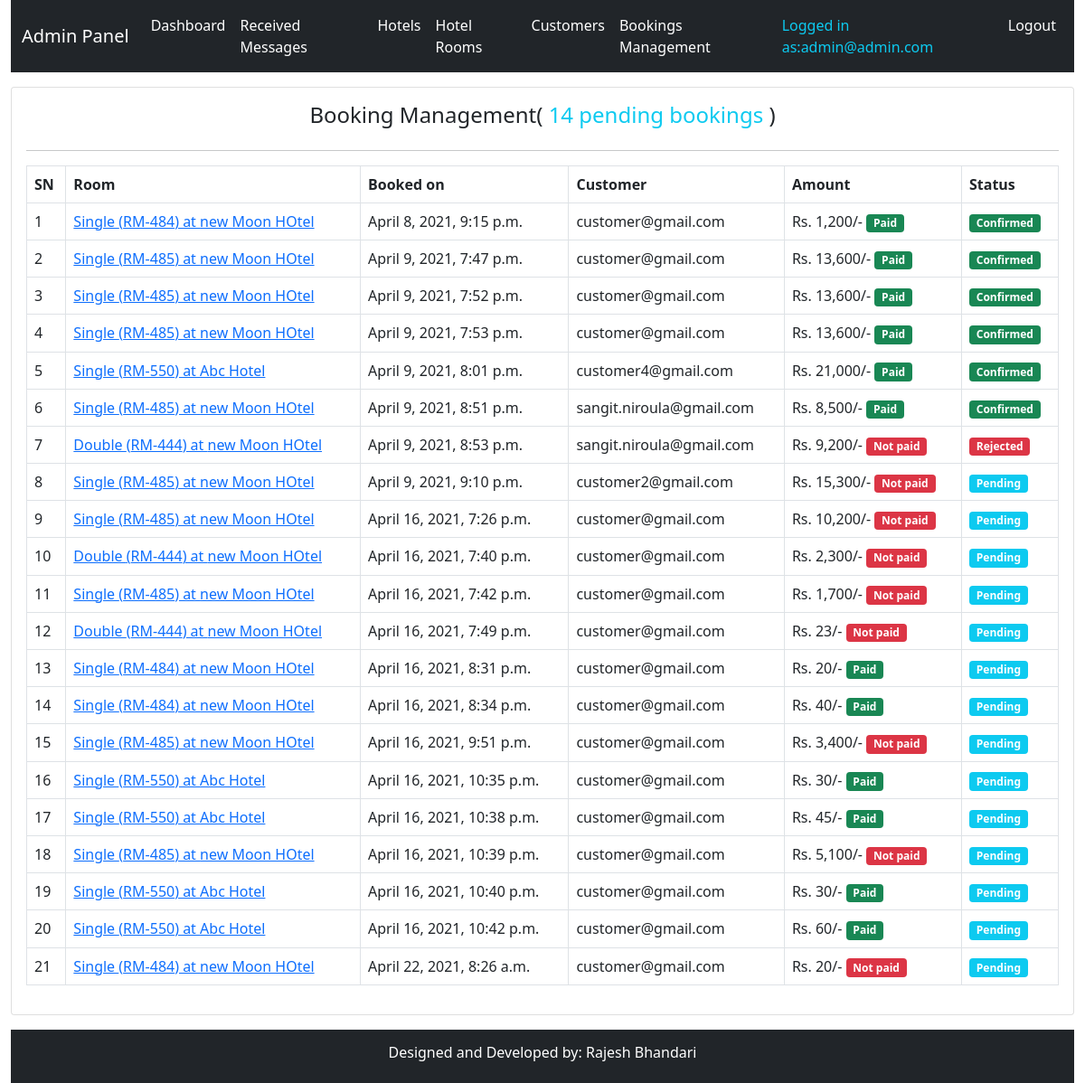
Before: /system-admin/room-booking/ (signed in) with the older database file.
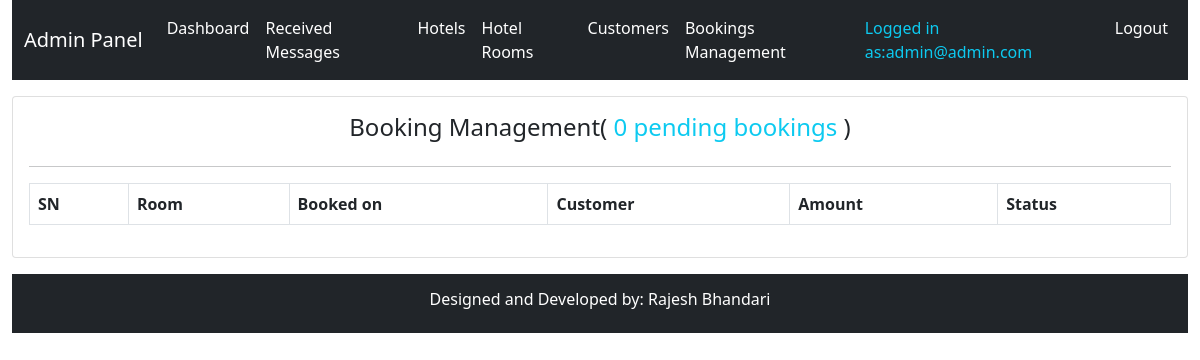
After: the same page with the newer database file.
### hbsapp/models.py (models this page shows, shortened)
class TimeStamp(models.Model):
    created_at = models.DateTimeField(auto_now_add=True)
    updated_at = models.DateTimeField(auto_now=True)
    class Meta:
        abstract = True

class RoomBooking(TimeStamp):
    hotel_room = models.ForeignKey(HotelRoom, on_delete=models.RESTRICT)
    customer = models.ForeignKey(Customer, on_delete=models.RESTRICT)
    total_persons = models.PositiveIntegerField(default=1, choices=CAPACITY)
    booking_starts = models.DateField()
    booking_ends = models.DateField()
    message = models.TextField(null=True, blank=True)
    booking_status = models.CharField(max_length=50, choices=BOOKING_STATUS)
    status_remarks = models.CharField(max_length=500, null=True, blank=True)
    customer_checked_in = models.BooleanField(default=False)
    checkin_time = models.DateTimeField(null=True, blank=True)
    checkout_time = models.DateTimeField(null=True, blank=True)
    rating = models.PositiveIntegerField(choices=RATING, null=True, blank=True)
    amount = models.PositiveIntegerField()
    payment_method = models.ForeignKey(PaymentMethod, on_delete=models.RESTRICT)
    payment_status = models.BooleanField(default=False)
    paid_date = models.DateTimeField(null=True, blank=True)

class HotelRoom(TimeStamp):
    hotel = models.ForeignKey(Hotel, on_delete=models.RESTRICT)
    room_type = models.CharField(max_length=50, choices=ROOM_TYPE)
    room_code = models.CharField(max_length=50)
    image = models.ImageField(upload_to="rooms")
    description = models.TextField()
    marked_price = models.PositiveIntegerField(null=True, blank=True)
    price = models.PositiveIntegerField()
    view_count = models.BigIntegerField(default=0)
    maximum_capacity = models.PositiveIntegerField(default=2, choices=CAPACITY)

class Hotel(TimeStamp):
    name = models.CharField(max_length=200)
    image = models.ImageField(upload_to="hotels", null=True, blank=True)
    address = models.CharField(max_length=200)
    contact = models.CharField(max_length=200)
    email = models.EmailField(unique=True)

class Customer(TimeStamp):
    user = models.OneToOneField(User, on_delete=models.CASCADE)
    mobile = models.CharField(max_length=20)
    address = models.CharField(max_length=20, null=True, blank=True)
    profile_image = models.ImageField(upload_to="customers", null=True, blank=True)
    def __str__(self):
        return self.user.username

### hbsapp/views.py (the view)
class AdminBookingListView(AdminRequiredMixin, View):
    def get(self, request, *args, **kwargs):
        context = self.context
        allbookings = RoomBooking.objects.all()
        context["pending_bookings"] = allbookings.filter(
            booking_status="Pending").count()
        context["allbookings"] = allbookings
        return render(request, "admintemplates/adminbookinglist.html", context)

### hbsapp/views.py (called while the page is built)
    def dispatch(self, request, *args, **kwargs):
        try:
            self.admin = request.user.admin
            self.context = {
                "admin": self.admin
            }
        except Exception as e:
            print(e)
            return redirect(reverse("hbsapp:adminlogin") + "?next=" + request.path)
        return super(AdminRequiredMixin, self).dispatch(request, *args, **kwargs)

### templates/admintemplates/adminbookinglist.html (shortened to what this page needs)
{% extends 'admintemplates/adminbase.html' %}
{% load humanize %}
{% block css %}
<link rel="stylesheet" href="//cdn.datatables.net/1.10.24/css/jquery.dataTables.min.css">
{% endblock %}
{% block content %}
<div class="row mt-3">
    <div class="col-md-12">
        <div class="card p-3">
            <div class="row">
                <div class="col-md-12">
                    <h4 class="text-center">Booking Management(<span class="text-info"> {{pending_bookings}} pending bookings</span> )</h4>
                </div>
            </div>
            <hr>
            <div class="row">
                <div class="col-md-12">
                    <table class="table table-bordered">
                        <thead>
                            <tr>
                                <th>SN</th>
                                <th>Room</th>
                                <th>Booked on</th>
                                <th>Customer</th>
                                <th>Amount</th>
                                <th>Status</th>
                            </tr>
                        </thead>
                        <tbody>
                            {% for booking in allbookings %}
                            <tr>
                                <td>{{forloop.counter}}</td>
                                <td><a href="{% url 'hbsapp:adminbookingdetail' booking.id %}">{{booking.hotel_room.room_type}}
                                        ({{booking.hotel_room.room_code}}) at {{booking.hotel_room.hotel.name}} </a>
                                </td>
                                <td>{{booking.created_at}} </td>
                                <td>{{booking.customer}} </td>
                                <td>Rs. {{booking.amount|intcomma}}/- {% if booking.payment_status %}<span
                                        class="badge bg-success">Paid</span>{% else %}<span class="badge bg-danger">Not
                                        paid{% endif %}</span></td>
                                <td><span
                                        class="badge bg-{% if booking.booking_status == 'Rejected' %}danger{% elif booking.booking_status == 'Pending' %}info{% else %}success{% endif %}">{{booking.booking_status}}</span>
                                </td>
                            </tr>
                            {% endfor %}
                        </tbody>
                    </table>
                </div>
            </div>
        </div>
    </div>
</div>
{% endblock %}

Changed rows visible on the page:
removed RoomBooking: hotel_room.room_type "Single", hotel_room.room_code "RM-484", hotel_room.hotel.name "new Moon HOtel", created_at "April 8, 2021, 9:15 p.m.", customer "customer@gmail.com", amount "1,200", payment_status "Paid", booking_status "Confirmed"
removed RoomBooking: hotel_room.room_type "Single", hotel_room.room_code "RM-485", hotel_room.hotel.name "new Moon HOtel", created_at "April 9, 2021, 7:47 p.m.", customer "customer@gmail.com", amount "13,600", payment_status "Paid", booking_status "Confirmed"
removed RoomBooking: hotel_room.room_type "Single", hotel_room.room_code "RM-485", hotel_room.hotel.name "new Moon HOtel", created_at "April 9, 2021, 7:52 p.m.", customer "customer@gmail.com", amount "13,600", payment_status "Paid", booking_status "Confirmed"
removed RoomBooking: hotel_room.room_type "Single", hotel_room.room_code "RM-485", hotel_room.hotel.name "new Moon HOtel", created_at "April 9, 2021, 7:53 p.m.", customer "customer@gmail.com", amount "13,600", payment_status "Paid", booking_status "Confirmed"
removed RoomBooking: hotel_room.room_type "Single", hotel_room.room_code "RM-550", hotel_room.hotel.name "Abc Hotel", created_at "April 9, 2021, 8:01 p.m.", customer "customer4@gmail.com", amount "21,000", payment_status "Paid", booking_status "Confirmed"
removed RoomBooking: hotel_room.room_type "Single", hotel_room.room_code "RM-485", hotel_room.hotel.name "new Moon HOtel", created_at "April 9, 2021, 8:51 p.m.", customer "sangit.niroula@gmail.com", amount "8,500", payment_status "Paid", booking_status "Confirmed"
removed RoomBooking: hotel_room.room_type "Double", hotel_room.room_code "RM-444", hotel_room.hotel.name "new Moon HOtel", created_at "April 9, 2021, 8:53 p.m.", customer "sangit.niroula@gmail.com", amount "9,200", payment_status "Not paid", booking_status "Rejected"
removed RoomBooking: hotel_room.room_type "Single", hotel_room.room_code "RM-485", hotel_room.hotel.name "new Moon HOtel", created_at "April 9, 2021, 9:10 p.m.", customer "customer2@gmail.com", amount "15,300", payment_status "Not paid", booking_status "Pending"
removed RoomBooking: hotel_room.room_type "Single", hotel_room.room_code "RM-485", hotel_room.hotel.name "new Moon HOtel", created_at "April 16, 2021, 7:26 p.m.", customer "customer@gmail.com", amount "10,200", payment_status "Not paid", booking_status "Pending"
removed RoomBooking: hotel_room.room_type "Double", hotel_room.room_code "RM-444", hotel_room.hotel.name "new Moon HOtel", created_at "April 16, 2021, 7:40 p.m.", customer "customer@gmail.com", amount "2,300", payment_status "Not paid", booking_status "Pending"
removed RoomBooking: hotel_room.room_type "Single", hotel_room.room_code "RM-485", hotel_room.hotel.name "new Moon HOtel", created_at "April 16, 2021, 7:42 p.m.", customer "customer@gmail.com", amount "1,700", payment_status "Not paid", booking_status "Pending"
removed RoomBooking: hotel_room.room_type "Double", hotel_room.room_code "RM-444", hotel_room.hotel.name "new Moon HOtel", created_at "April 16, 2021, 7:49 p.m.", customer "customer@gmail.com", amount "23", payment_status "Not paid", booking_status "Pending"
removed RoomBooking: hotel_room.room_type "Single", hotel_room.room_code "RM-484", hotel_room.hotel.name "new Moon HOtel", created_at "April 16, 2021, 8:31 p.m.", customer "customer@gmail.com", amount "20", payment_status "Paid", booking_status "Pending"
removed RoomBooking: hotel_room.room_type "Single", hotel_room.room_code "RM-484", hotel_room.hotel.name "new Moon HOtel", created_at "April 16, 2021, 8:34 p.m.", customer "customer@gmail.com", amount "40", payment_status "Paid", booking_status "Pending"
removed RoomBooking: hotel_room.room_type "Single", hotel_room.room_code "RM-485", hotel_room.hotel.name "new Moon HOtel", created_at "April 16, 2021, 9:51 p.m.", customer "customer@gmail.com", amount "3,400", payment_status "Not paid", booking_status "Pending"
removed RoomBooking: hotel_room.room_type "Single", hotel_room.room_code "RM-550", hotel_room.hotel.name "Abc Hotel", created_at "April 16, 2021, 10:35 p.m.", customer "customer@gmail.com", amount "30", payment_status "Paid", booking_status "Pending"
removed RoomBooking: hotel_room.room_type "Single", hotel_room.room_code "RM-550", hotel_room.hotel.name "Abc Hotel", created_at "April 16, 2021, 10:38 p.m.", customer "customer@gmail.com", amount "45", payment_status "Paid", booking_status "Pending"
removed RoomBooking: hotel_room.room_type "Single", hotel_room.room_code "RM-485", hotel_room.hotel.name "new Moon HOtel", created_at "April 16, 2021, 10:39 p.m.", customer "customer@gmail.com", amount "5,100", payment_status "Not paid", booking_status "Pending"
removed RoomBooking: hotel_room.room_type "Single", hotel_room.room_code "RM-550", hotel_room.hotel.name "Abc Hotel", created_at "April 16, 2021, 10:40 p.m.", customer "customer@gmail.com", amount "30", payment_status "Paid", booking_status "Pending"
removed RoomBooking: hotel_room.room_type "Single", hotel_room.room_code "RM-550", hotel_room.hotel.name "Abc Hotel", created_at "April 16, 2021, 10:42 p.m.", customer "customer@gmail.com", amount "60", payment_status "Paid", booking_status "Pending"
removed RoomBooking: hotel_room.room_type "Single", hotel_room.room_code "RM-484", hotel_room.hotel.name "new Moon HOtel", created_at "April 22, 2021, 8:26 a.m.", customer "customer@gmail.com", amount "20", payment_status "Not paid", booking_status "Pending"
Other visible differences:
{{ pending_bookings }}: "14" → "0"
